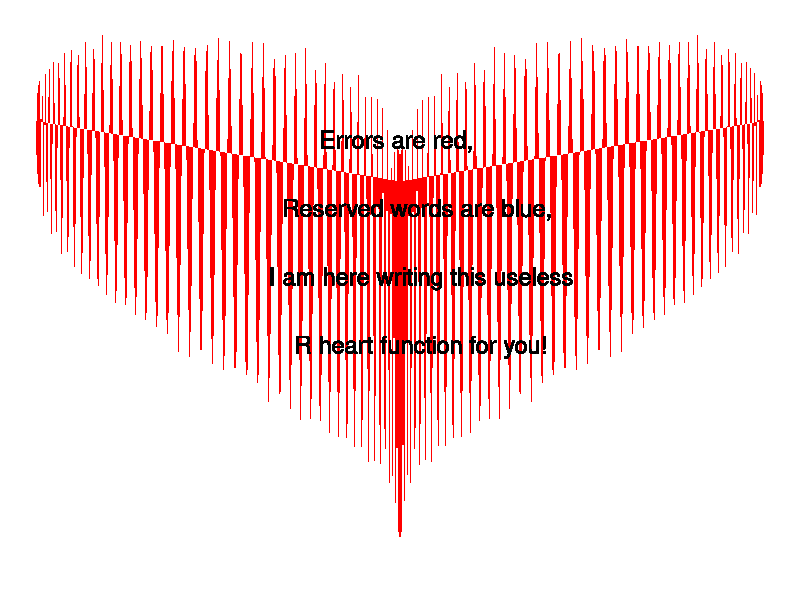

Write the R code that produced this figure.
##########################################
# 
# Valentine useless R function Poem
# in a Heart
#
# Series:
# Little Useless-useful R functions #18
# Created: February 07, 2021
# Author: Tomaz Kastrun
# Blog: tomaztsql.wordpress.com
# V.1.0
#
# Changelog: 
#    - sin + sin = heart
#    - cos + cos = angel wings
###########################################

library(tidyverse)


ValentinePoem <- function(){
df<- data_frame(sq = seq(-30, 0, 0.005),
           x1 = (sin(sq)*sin(sq)),
           x2 = x1*-1,
           y = sqrt(cos(sq))*cos(200*sq) + sqrt(abs(sq)) - 0.7*(4 - sq^2)^0.01
           ) %>%
gather(heart, x,x1,x2)
p <- ggplot(df, aes(x, y)) + geom_polygon(fill = "Red") + theme_void() +
  geom_text(size=6,aes(x=0, y=0, label="Errors are red, \n
      Reserved words are blue, \n
      I am here writing this useless\n
      R heart function for you!"), col="black") +  theme(legend.position = "none")
return(p)
}


# Run function
ValentinePoem()






